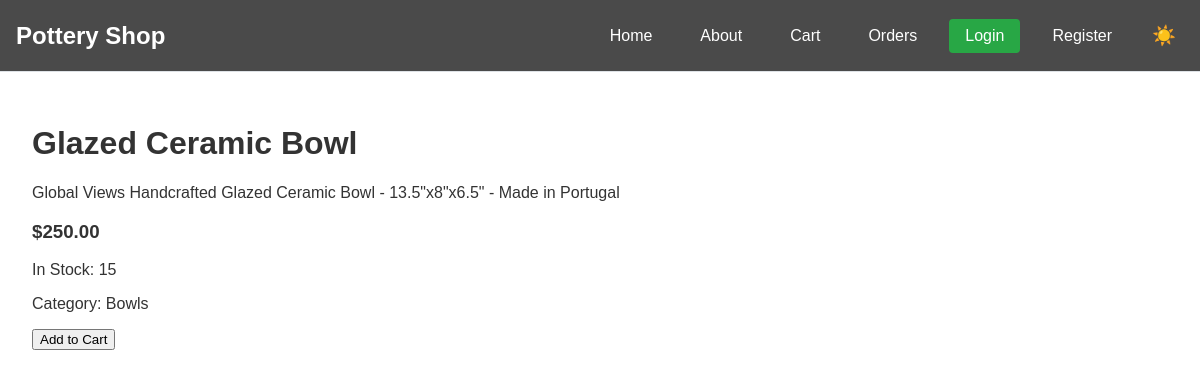
The page /product/18/ on the database its author committed.
### shop/models.py (models this page shows, shortened)
class Product(models.Model):
    title = models.CharField(max_length=200)
    description = models.TextField()
    price = models.DecimalField(max_digits=6, decimal_places=2)
    image = models.ImageField(upload_to='products/', null=True, blank=True)
    category = models.ForeignKey(Category, on_delete=models.SET_NULL, null=True, blank=True, related_name='products')
    stock = models.IntegerField(default=0)
    is_active = models.BooleanField(default=True)
    created_at = models.DateTimeField(auto_now_add=True)
    updated_at = models.DateTimeField(auto_now=True)
    objects = ProductManager()

class Category(models.Model):
    name = models.CharField(max_length=100)
    description = models.TextField(blank=True)
    is_active = models.BooleanField(default=True)
    created_at = models.DateTimeField(auto_now_add=True)
    updated_at = models.DateTimeField(auto_now=True)
    class Meta:
        verbose_name_plural = "Categories"

### shop/views.py (the view)
# urls.py: path('product/<int:pk>/', ProductDetailView.as_view(), name='product_detail'),
class ProductDetailView(DetailView):
    model = Product
    template_name = 'product_detail.html'
    context_object_name = 'product'
    def get_context_data(self, **kwargs):
        try:
            context = super().get_context_data(**kwargs)
            if self.request.user.is_authenticated:
                context['customer_name'] = self.request.user.username
                context['customer_email'] = self.request.user.email
            else:
                context['customer_name'] = 'Guest'
                context['customer_email'] = 'guest@example.com'
            return context
        except Exception as e:
            logger.error(f"Error in ProductDetailView.get_context_data: {str(e)}")
            messages.error(self.request, "An error occurred while loading the product details.")
            return {}

### shop/context_processors.py (called while the page is built)
def cart_count(request):
    if request.user.is_authenticated:
        order = Order.objects.filter(
            customer_email=request.user.email,
            status='pending'
        ).first()
    else:
        order = Order.objects.filter(
            customer_email='guest@example.com',
            status='pending'
        ).first()
    if order:
        return {'cart_count': OrderItem.objects.filter(order=order).count()}
    return {'cart_count': 0}

### templates/product_detail.html (shortened to what this page needs)
{% extends "base.html" %}
{% block content %}
<div class="container mt-5">
    <div class="row">
        <div class="col-md-6">
            <div class="card">
                <div class="card-body">
                    <h1 class="card-title">{{ product.title }}</h1>
                    <p class="card-text">{{ product.description }}</p>
                    <h3 class="text-primary">${{ product.price }}</h3>
                    <p class="stock-info">
                        {% if product.stock > 0 %}
                            <span class="badge bg-success">In Stock: {{ product.stock }}</span>
                        {% else %}
                            <span class="badge bg-danger">Out of Stock</span>
                        {% endif %}
                    </p>
                    {% if product.category %}
                        <p class="text-muted">Category: {{ product.category.name }}</p>
                    {% endif %}
                    <form method="post" action="{% url 'add-to-cart' product.id %}" class="mt-3">
                        <button type="submit" class="btn btn-primary {% if product.stock == 0 %}disabled{% endif %}"
                                {% if product.stock == 0 %}disabled{% endif %}>
                            {% if product.stock == 0 %}
                                Out of Stock
                            {% else %}
                                Add to Cart
                            {% endif %}
                        </button>
                    </form>
                </div>
            </div>
        </div>
    </div>
</div>
{% endblock %}

### templates/base.html (style rules this page uses)
:root { --bg-color: #ffffff; --text-color: #333333; --card-bg: #ffffff; --border-color: #dee2e6; --shadow-color: rgba(0, 0, 0, 0.1); --hover-bg: #f8f9fa; --nav-bg: #ffffff; --nav-border: #dee2e6; --navbar-text: #ffffff; --navbar-bg: #4a4a4a; --transition-duration: 0.3s; }
body { background-color: var(--bg-color); color: var(--text-color); transition: background-color var(--transition-duration) ease, color var(--transition-duration) ease; font-family: Arial, sans-serif; margin: 0; padding: 0; min-height: 100vh; display: flex; flex-direction: column; }

### rows shown on the page
Product: title "Glazed Ceramic Bowl", description "Global Views Handcrafted Glazed Ceramic Bowl - 13.5\"x8\"x6.5\" - Made in Portugal", price "250.00", stock "15", category.name "Bowls"
